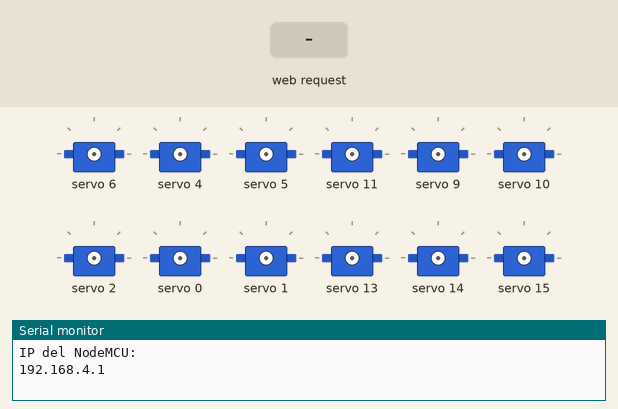
Recording of a program running on a simulated ESP8266 (NodeMCU). Shown: 12 × servo, the last lines printed to the serial monitor. The inputs (shaded band) are chosen by the test bench.

Above: at 1.2 s.
1.3 s: HTTP request GET /startWalk received
At 4.6 s:
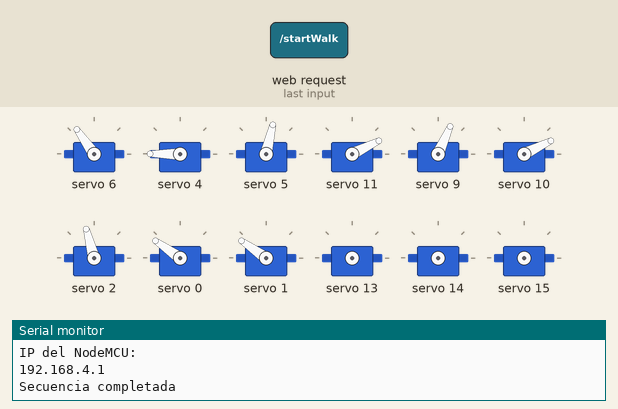
At 7.2 s:
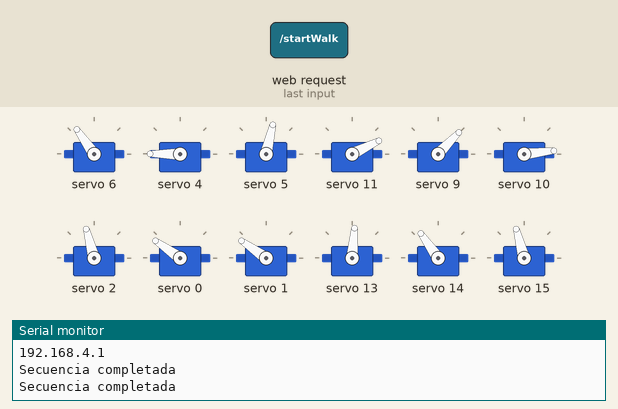
7.3 s: HTTP request GET /position received
At 8.9 s:
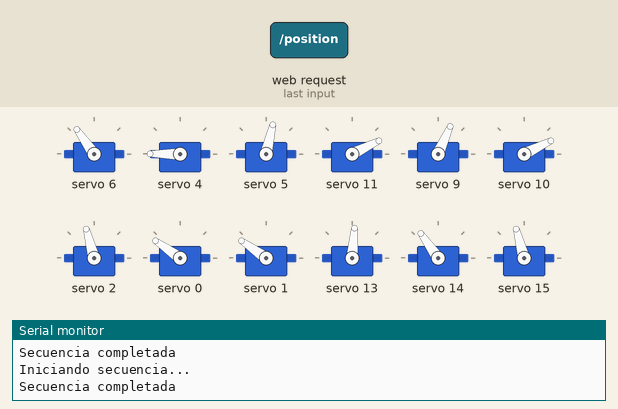
Timing chart, 0 to 32.4 s (numbered marks = the images above; inputs shaded):
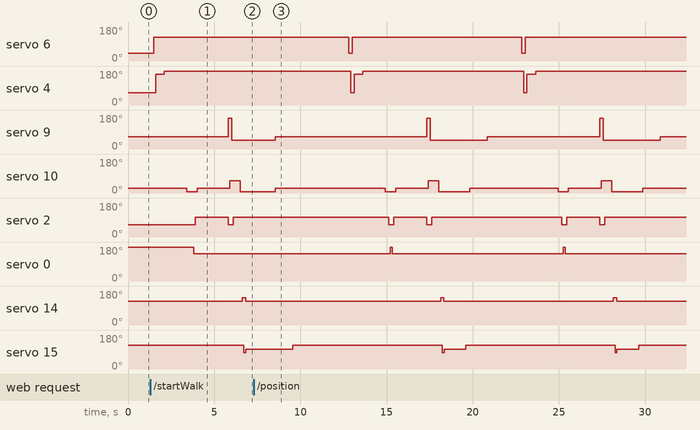

The program:

main.cpp
```cpp
#include <Wire.h>
#include <Adafruit_PWMServoDriver.h>
#include <ESP8266WiFi.h>
#include <ESPAsyncWebServer.h>

// Configuración WiFi del NodeMCU
const char* ssid = "NodeMCU_AP";
const char* password = "12345678";

// Asignación de servos para las patas
#define FRONT_LEFT_HIP 6
#define FRONT_LEFT_KNEE 4
#define FRONT_RIGHT_HIP 9
#define FRONT_RIGHT_KNEE 10
#define BACK_LEFT_KNEE 14
#define BACK_LEFT_HIP 15
#define BACK_RIGHT_HIP 0
#define BACK_RIGHT_KNEE 2


int currentServo = -1; // Servo actualmente moviéndose, -1 significa ninguno

// Pines del SW-520D
const int tiltSensorPin = D5;  // GPIO pin para el sensor de nivel (SW520D)

// Instancia del PCA9685 y el servidor web
Adafruit_PWMServoDriver pca9685 = Adafruit_PWMServoDriver();
AsyncWebServer server(80);

// Definir rango del servo
#define SERVOMIN 150  // Ancho de pulso mínimo (ángulo 0 grados)
#define SERVOMAX 600  // Ancho de pulso máximo (ángulo 180 grados)

// Variables para la secuencia de movimiento
enum RobotState {
  IDLE,
  WALKING,
  TILTING
};
RobotState currentState = IDLE;

int sequenceStep = 0;  // Controla la secuencia de movimiento
unsigned long movementStartTime = 0; // Tiempo de inicio de cada movimiento
int movementDelay = 300;  // Tiempo entre movimientos en ms

// Función para inicializar el PCA9685
void initPCA9685() {
  Wire.begin();
  pca9685.begin();
  pca9685.setPWMFreq(60);  // Frecuencia de 60Hz para servos
}

// Función para mover un servo
void moveServo(uint8_t num, uint16_t position) {
  currentServo = num; // Actualizar el servo actual
  pca9685.setPWM(num, 0, position);
  currentServo = -1; // Restablecer el servo actual
}
void position() {
  //Para 2
  moveServo(5, 330);  //
  delay(250);
  moveServo(6, 450);  //
  delay(250);
  moveServo(4, 600);  //
  delay(250);

  //pata 3
  moveServo(11, 200);  //
  delay(250);
  moveServo(9, 300);  //
  delay(250);
  moveServo(10, 200);  //
  delay(250);
  Serial.println("Secuencia completada");
}
void position2() {
  //Pata 1
  moveServo(1, 500);  //
  delay(250);
  moveServo(0, 500);  //
  delay(250);
  moveServo(2, 400);  //
  delay(250);

  //pata 4
  moveServo(13, 350);  //
  delay(250);
  moveServo(14, 450);  //
  delay(250);
  moveServo(15, 450);  //
  delay(250);
  Serial.println("Secuencia completada");
}

int walkRepeats = 0; // Número de repeticiones completadas
const int maxRepeats = 3; // Número total de repeticiones deseadas
// Secuencia de caminar completa
void walkSequence() {

 if (walkRepeats >= maxRepeats) { // Si se completaron las repeticiones, reiniciar estado
    currentState = IDLE;
    Serial.println("Secuencia de caminar completada.");
    walkRepeats = 0; // Reiniciar contador para próximas ejecuciones
    return;
  }

  switch (sequenceStep) {
    case 0:  // mover la pata delantera izquierda


      moveServo(FRONT_LEFT_HIP, SERVOMAX/2.5);  // 6
      delay(100);
      moveServo(FRONT_LEFT_KNEE, SERVOMAX/2);  // 4
      delay(100);
      moveServo(FRONT_LEFT_HIP, 450);  // 6
      delay(100);
      moveServo(FRONT_LEFT_KNEE, 550);  // 4
      position();
      movementStartTime = millis();
      sequenceStep++;
      break;

    case 1:  // mover la pata trasera derecha
      if (millis() - movementStartTime >= movementDelay) {
        /*#define BACK_RIGHT_HIP 0
          #define BACK_RIGHT_KNEE 2 */
          moveServo(4, 650);
          moveServo(10,150);
          delay(200);
        moveServo(BACK_RIGHT_KNEE, 300);  // 2
        delay(100);
        moveServo(BACK_RIGHT_HIP, 700);   // 0 antes srvomax
        delay(100);
        moveServo(BACK_RIGHT_HIP, 500);   // 0
        delay(100);
        moveServo(BACK_RIGHT_KNEE, 400);  // 2
        delay(100);

          moveServo(4, 600);
          moveServo(10,200);
          position2();
        movementStartTime = millis();
        sequenceStep++;
      }
      break;

    case 2:  // mover la pata delantera derecha
      if (millis() - movementStartTime >= movementDelay) {
        /*#define FRONT_RIGHT_HIP 9
          #define FRONT_RIGHT_KNEE 10*/
       /*moveServo(FRONT_RIGHT_HIP, SERVOMIN*2);  //9
        delay(100);
        moveServo(FRONT_RIGHT_KNEE, SERVOMIN*2); //10
        delay(100);
        moveServo(FRONT_RIGHT_HIP, 250);  //9
        delay(100);
        moveServo(FRONT_RIGHT_KNEE, 150); //10
        delay(100);*/
        moveServo(BACK_RIGHT_KNEE, 300); //nuevo inclinacion en para derecha trassera para que la pata derecha delantera toque bien el suelo

         moveServo(FRONT_RIGHT_HIP, 550);  //9
        delay(100);
        moveServo(FRONT_RIGHT_KNEE, 300); //10
        delay(100);
        moveServo(FRONT_RIGHT_HIP, 250);  //9
        delay(100);
        moveServo(FRONT_RIGHT_KNEE, 300); //10

        moveServo(BACK_RIGHT_KNEE, 400); //nuevo antes nada acomodo el pie trasero
        delay(100);
        movementStartTime = millis();
        sequenceStep++;
      }
      break;

    case 3:  // Lmover la pata trasera izquierda
      if (millis() - movementStartTime >= movementDelay) {
        /*#define BACK_LEFT_HIP 14
          #define BACK_LEFT_KNEE 15*/
          moveServo(4, 650);
          moveServo(10,150);
          delay(100);
           moveServo(BACK_LEFT_KNEE, 500); // 15 antes 240
          delay(100);

          moveServo(BACK_LEFT_HIP,350);//14 antes 300
          delay(100);


          moveServo(BACK_LEFT_KNEE, 450); // 15 antes 300
         moveServo(BACK_LEFT_HIP,400);//14 antes 500


          position2(); //nuevo antes nada acomodo los pies traseros ver si se lelga a ejecutar todo
           moveServo(4, 600);
          moveServo(10,200);
        movementStartTime = millis();
        sequenceStep = 0;  // Reinicia la secuencia
        position();//nuevo
        position2();//nuevo
        walkRepeats++; // Incrementar el contador de repeticiones
        Serial.print("Repetición ");
        Serial.print(walkRepeats);
        Serial.println(" completada.");/*
        currentState = IDLE;
        Serial.println("Secuencia de caminar completada");*/
      }
      break;


  }
}


// Función para inclinarse
void tiltRobot() {
  currentState = TILTING;

/* moveServo(4, 600);  // pos inciial
   moveServo(10, 200);  */
  // Configurar ángulos iniciales
  int angleFrontLeft = 600;  // Ángulo inicial de 90 grados
  int angleFrontRight = 200; // Ángulo inicial de 90 grados

  //int angleBackLeft = 450;  // Ángulo inicial hip 15
  //int angleBackRight = 500; // Ángulo inicial hip 0

  int angleFrontLeftHip = 450;  // Ángulo inicial hip 15
  int angleFrontRightHip = 300; // Ángulo inicial hip 0
  // Bajar las patas delanteras hasta que el SW-520D detecte inclinación
  do {
    angleFrontLeft += 10;  // Bajar la pata delantera izquierda
    angleFrontRight -= 10; // Bajar la pata delantera derecha

   // angleBackLeft -=10;
   // angleBackRight +=10;

    angleFrontLeftHip += 10;  // Bajar la pata delantera izquierda
    angleFrontRightHip -= 10; // Bajar la pata delantera derecha
  //  if (angleBackLeft >= 400) angleBackLeft = 400;
   // if (angleBackRight >= 600) angleBackRight = 600;

    // Límite de ángulo para no exceder
   /* if (angleFrontLeft >= SERVOMAX+100) angleFrontLeft = SERVOMAX;
    if (angleFrontRight >= SERVOMIN-100) angleFrontRight = SERVOMAX;
    */
    // Mover los servos
    moveServo(4, angleFrontLeft);
    moveServo(10, angleFrontRight);

    /*moveServo(15, angleBackLeft);
    moveServo(0, angleBackRight);
    */
    moveServo(FRONT_LEFT_HIP, angleFrontLeftHip);
    moveServo(FRONT_RIGHT_HIP, angleFrontRightHip);

    delay(50); // Pequeña pausa para movimientos suaves

  } while (digitalRead(tiltSensorPin) == LOW); // Continuar hasta detectar inclinación

  Serial.println("Robot inclinado. Nivel detectado.");
  currentState = IDLE;
  position();

}

// Configuración inicial
void setup() {
  Serial.begin(115200);
  initPCA9685();

  // Configuración de Access Point
  WiFi.softAP(ssid, password);
  Serial.println("IP del NodeMCU:");
  Serial.println(WiFi.softAPIP());

  // Configuración de rutas del servidor
  server.on("/", HTTP_GET, [](AsyncWebServerRequest *request) {
    request->send_P(200, "text/html", R"rawliteral(

    <!DOCTYPE html>
    <html lang="es">
    <head>
      <meta charset="UTF-8">
      <meta name="viewport" content="width=device-width, initial-scale=1.0">
      <title>Control del Robot Arduino</title>
      <style>
         body {
    font-family: 'Verdana', sans-serif;
    background-color: #fce4ec;
    margin: 0;
    padding: 20px;
    display: flex;
    flex-direction: column;
    align-items: center;
    color: #6f2c91;
  }

  h1 {
    color: #ad4b99;
    margin-bottom: 20px;
  }

  .button {
    background-color: #ff6f61;
    border: none;
    color: white;
    padding: 15px 25px;
    text-align: center;
    text-decoration: none;
    display: inline-block;
    font-size: 18px;
    margin: 10px;
    cursor: pointer;
    border-radius: 30px;
    box-shadow: 0 4px 6px rgba(0, 0, 0, 0.1);
    transition: background-color 0.3s, transform 0.2s;
  }

  .button:hover {
    background-color: #e65c5c;
    transform: translateY(-2px);
  }

  .servo-container {
    display: flex;
    flex-direction: column;
    align-items: center;
    margin-top: 20px;
  }

  .servo-row {
    display: flex;
    justify-content: center;
    margin-bottom: 10px;
  }

  .servo {
    width: 60px;
    height: 60px;
    background-color: #fff0f5;
    border: 1px solid #ff77a6;
    border-radius: 15px;
    margin: 5px;
    display: flex;
    align-items: center;
    justify-content: center;
    box-shadow: 0 2px 6px rgba(255, 105, 180, 0.3);
    transition: background-color 0.3s;
  }

  .servo.active {
    background-color: #ff4081; /* Color activo */
    color: white;
    box-shadow: 0 0 15px rgba(255, 64, 129, 0.9); /* Resalte dinámico */
    font-weight: bold;
  }
        .sensor-output {
          background-color: #fff;
          border: 1px solid #ffd1dc;
          border-radius: 15px;
          padding: 20px;
          margin-top: 20px;
          width: 350px;
          text-align: center;
          box-shadow: 0 4px 12px rgba(255, 105, 180, 0.5);
        }
        .sensor-title {
          font-size: 24px;
          color: #ad4b99;
          margin-bottom: 10px;
        }
        .sensor-state {
          font-size: 32px;
          font-weight: bold;
          color: #ff4081;
        }

        .status { font-size: 24px; margin: 20px 0; }


      </style>
    </head>
      <body>
        <h1>Control de Robot Cuadrúpedo</h1>
        <button class="button" onclick="startWalk()">Iniciar caminar</button>
        <button class="button" onclick="position()">Posición de arranque</button>
        <button class="button" onclick="startTilt()">Inclinarse</button>

        <div class="sensor-output">
          <div class="sensor-title">Sensor de Nivel (activo: 30°)</div>
          <div class="sensor-state" id="nivel">
            <p id="sensorData"> </p>


        </div>
        </div>


       <div id="servoContainer"></div>

        <script>

          setInterval(() => {
            fetch("/sensor").then(response => response.text()).then(data => {
              document.getElementById("sensorData").innerText = "" + data;
            });
          }, 1000);

         function updateSensorState() {
            fetch('/sensor')
              .then(response => response.text())
              .then(state => {
                const sensorStateElement = document.getElementById('sensorState');
                sensorStateElement.textContent = state === "0" ? "Nivelado" : "Inclinación Detectada";
              })
              .catch(error => console.error('Error al consultar el sensor:', error));
          }
        function startTilt() {
          fetch('/tilt').then(() => console.log('Inclinación iniciada'));
        }
// Obtener el contenedor principal
const servoContainer = document.getElementById("servoContainer");

// Orden de los servos (en filas)
const servoOrder = [
  [1, 5, 11, 13], // Primera fila
  [0, 6, 9, 15],  // Segunda fila
  [2, 4, 10, 14]  // Tercera fila
];

// Crear las filas de servos
servoOrder.forEach((nivel) => {
  const fila = document.createElement("div");
  fila.className = "servo-row";

  nivel.forEach((id) => {
    const servo = document.createElement("div");
    servo.className = "servo";
    servo.id = `servo${id}`; // ID único para cada servo
    servo.innerText = `Servo ${id}`;
    fila.appendChild(servo);
  });

  servoContainer.appendChild(fila);
});

// Resaltar dinámicamente el servo activo
function resaltarServoActivo() {
  fetch('/currentServo') // Consultar el servo activo desde el servidor
    .then((response) => response.text())
    .then((servoActual) => {
      const servos = document.querySelectorAll(".servo");
      servos.forEach((servo) => servo.classList.remove("active")); // Quitar cualquier resaltado previo

      if (servoActual !== "-1") { // Si hay un servo activo
        const servoActivo = document.getElementById(`servo${servoActual}`);
        if (servoActivo) {
          servoActivo.classList.add("active"); // Agregar la clase activa
        }
      }
    })
    .catch((error) => console.error('Error al obtener el servo activo:', error));
}

// Actualizar el resaltado periódicamente
setInterval(resaltarServoActivo, 200); // Llamar cada 200ms

          function startWalk() {
            fetch('/startWalk').then(response => console.log('Iniciando caminar'));
          }
             function position() {
            fetch("/position").then(response => {
              return response.text();
            }).then(data => {
              console.log(data);
            }).catch(error => {
              console.error('Error:', error);
            });
            fetch("/position2").then(response => {
              return response.text();
            }).then(data => {
              console.log(data);
            }).catch(error => {
              console.error('Error:', error);
            });
          }

        </script>
      </body>
      </html>
    )rawliteral");
  });
server.on("/currentServo", HTTP_GET, [](AsyncWebServerRequest *request) {
  Serial.print("Servo activo: ");
  Serial.println(currentServo); // Muestra el valor en la consola serial
  request->send(200, "text/plain", String(currentServo)); // Devuelve el valor al cliente
});

   server.on("/sensor", HTTP_GET, [](AsyncWebServerRequest *request) {
    int sensorValue = digitalRead(tiltSensorPin);
    if (sensorValue == HIGH) {
      request->send(200, "text/plain", "Nivel detectado");
    } else {
      request->send(200, "text/plain", "Nivel no detectado");
    }
  });


 server.on("/tilt", HTTP_GET, [](AsyncWebServerRequest *request) {
    if (currentState == IDLE) {
      tiltRobot();
      request->send(200, "text/plain", "Inclinación completada");
    } else {
      request->send(200, "text/plain", "Robot ocupado");
    }
  });
  server.on("/startWalk", HTTP_GET, [](AsyncWebServerRequest *request) {
    if (currentState == IDLE) {
      currentState = WALKING;
      sequenceStep = 0;
      request->send(200, "text/plain", "Secuencia de caminar iniciada");
    } else {
      request->send(200, "text/plain", "Robot ocupado");
    }
  });
  server.on("/position", HTTP_GET, [](AsyncWebServerRequest *request){
    Serial.println("Iniciando secuencia...");
    position();  // Llamar a la secuencia de caminar
    request->send(200, "text/plain", "Robot posicionado");
  });
  server.on("/position2", HTTP_GET, [](AsyncWebServerRequest *request){
    Serial.println("Iniciando secuencia...");
    position2();  // Llamar a la secuencia de caminar
    request->send(200, "text/plain", "Robot posicionado");
  });

  // Iniciar el servidor
  server.begin();
}

// Bucle principal
void loop() {
  if (currentState == WALKING) {
    walkSequence();
  }
}
```

Measured:
- after the input at 1.3 s, servo 6: 42° → 125° after 0.20 s; servo 4: 66° → 164° after 0.30 s, → 180° 0.50 s later; servo 9: 66° → 164° after 4.5 s, → 46° 0.20 s later; servo 10: 26° → 6° after 2.1 s, → 26° 0.60 s later, → 66° 1.9 s later, → 6° 0.60 s later; servo 2: 66° → 105° after 2.6 s, → 66° 1.9 s later, → 105° 0.30 s later
